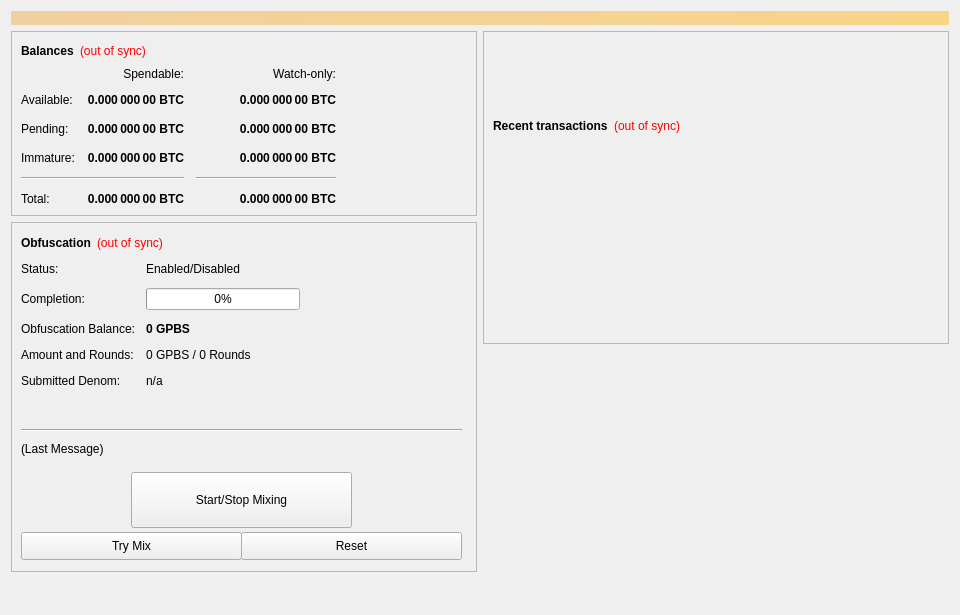
<?xml version="1.0" encoding="UTF-8"?>
<ui version="4.0">
 <class>OverviewPage</class>
 <widget class="QWidget" name="OverviewPage">
  <property name="geometry">
   <rect>
    <x>0</x>
    <y>0</y>
    <width>960</width>
    <height>615</height>
   </rect>
  </property>
  <property name="minimumSize">
   <size>
    <width>960</width>
    <height>0</height>
   </size>
  </property>
  <property name="windowTitle">
   <string>Form</string>
  </property>
  <layout class="QVBoxLayout" name="topLayout">
   <item>
    <widget class="QLabel" name="labelAlerts">
     <property name="visible">
      <bool>false</bool>
     </property>
     <property name="styleSheet">
      <string notr="true">background-color: qlineargradient(x1: 0, y1: 0, x2: 1, y2: 0, stop:0 #F0D0A0, stop:1 #F8D488); color:#000000;</string>
     </property>
     <property name="wordWrap">
      <bool>true</bool>
     </property>
     <property name="margin">
      <number>3</number>
     </property>
    </widget>
   </item>
   <item>
    <layout class="QHBoxLayout" name="horizontalLayout" stretch="1,1">
     <item>
      <layout class="QVBoxLayout" name="verticalLayout_2">
       <item>
        <widget class="QFrame" name="frame">
         <property name="frameShape">
          <enum>QFrame::StyledPanel</enum>
         </property>
         <property name="frameShadow">
          <enum>QFrame::Raised</enum>
         </property>
         <layout class="QVBoxLayout" name="verticalLayout_4">
          <item>
           <layout class="QHBoxLayout" name="horizontalLayout_4">
            <item>
             <widget class="QLabel" name="label_5">
              <property name="font">
               <font>
                <weight>75</weight>
                <bold>true</bold>
               </font>
              </property>
              <property name="text">
               <string>Balances</string>
              </property>
             </widget>
            </item>
            <item>
             <widget class="QLabel" name="labelWalletStatus">
              <property name="cursor">
               <cursorShape>WhatsThisCursor</cursorShape>
              </property>
              <property name="toolTip">
               <string>The displayed information may be out of date. Your wallet automatically synchronizes with the britishpound network after a connection is established, but this process has not completed yet.</string>
              </property>
              <property name="styleSheet">
               <string notr="true">QLabel { color: red; }</string>
              </property>
              <property name="text">
               <string notr="true">(out of sync)</string>
              </property>
              <property name="alignment">
               <set>Qt::AlignLeading|Qt::AlignLeft|Qt::AlignVCenter</set>
              </property>
             </widget>
            </item>
            <item>
             <spacer name="horizontalSpacer_3">
              <property name="orientation">
               <enum>Qt::Horizontal</enum>
              </property>
              <property name="sizeHint" stdset="0">
               <size>
                <width>40</width>
                <height>20</height>
               </size>
              </property>
             </spacer>
            </item>
           </layout>
          </item>
          <item>
           <layout class="QGridLayout" name="gridLayout">
            <property name="spacing">
             <number>12</number>
            </property>
            <item row="2" column="2">
             <widget class="QLabel" name="labelWatchPending">
              <property name="font">
               <font>
                <weight>75</weight>
                <bold>true</bold>
               </font>
              </property>
              <property name="cursor">
               <cursorShape>IBeamCursor</cursorShape>
              </property>
              <property name="toolTip">
               <string>Unconfirmed transactions to watch-only addresses</string>
              </property>
              <property name="text">
               <string notr="true">0.000 000 00 BTC</string>
              </property>
              <property name="alignment">
               <set>Qt::AlignRight|Qt::AlignTrailing|Qt::AlignVCenter</set>
              </property>
              <property name="textInteractionFlags">
               <set>Qt::LinksAccessibleByMouse|Qt::TextSelectableByKeyboard|Qt::TextSelectableByMouse</set>
              </property>
             </widget>
            </item>
            <item row="2" column="1">
             <widget class="QLabel" name="labelUnconfirmed">
              <property name="font">
               <font>
                <weight>75</weight>
                <bold>true</bold>
               </font>
              </property>
              <property name="cursor">
               <cursorShape>IBeamCursor</cursorShape>
              </property>
              <property name="toolTip">
               <string>Total of transactions that have yet to be confirmed, and do not yet count toward the spendable balance</string>
              </property>
              <property name="text">
               <string notr="true">0.000 000 00 BTC</string>
              </property>
              <property name="alignment">
               <set>Qt::AlignRight|Qt::AlignTrailing|Qt::AlignVCenter</set>
              </property>
              <property name="textInteractionFlags">
               <set>Qt::LinksAccessibleByMouse|Qt::TextSelectableByKeyboard|Qt::TextSelectableByMouse</set>
              </property>
             </widget>
            </item>
            <item row="3" column="2">
             <widget class="QLabel" name="labelWatchImmature">
              <property name="font">
               <font>
                <weight>75</weight>
                <bold>true</bold>
               </font>
              </property>
              <property name="cursor">
               <cursorShape>IBeamCursor</cursorShape>
              </property>
              <property name="toolTip">
               <string>Staked or masternode rewards in watch-only addresses that has not yet matured</string>
              </property>
              <property name="text">
               <string notr="true">0.000 000 00 BTC</string>
              </property>
              <property name="alignment">
               <set>Qt::AlignRight|Qt::AlignTrailing|Qt::AlignVCenter</set>
              </property>
              <property name="textInteractionFlags">
               <set>Qt::LinksAccessibleByMouse|Qt::TextSelectableByKeyboard|Qt::TextSelectableByMouse</set>
              </property>
             </widget>
            </item>
            <item row="4" column="0" colspan="2">
             <widget class="Line" name="lineSpendableBalance">
              <property name="orientation">
               <enum>Qt::Horizontal</enum>
              </property>
             </widget>
            </item>
            <item row="4" column="2">
             <widget class="Line" name="lineWatchBalance">
              <property name="sizePolicy">
               <sizepolicy hsizetype="Preferred" vsizetype="Fixed">
                <horstretch>0</horstretch>
                <verstretch>0</verstretch>
               </sizepolicy>
              </property>
              <property name="minimumSize">
               <size>
                <width>140</width>
                <height>0</height>
               </size>
              </property>
              <property name="orientation">
               <enum>Qt::Horizontal</enum>
              </property>
             </widget>
            </item>
            <item row="5" column="0">
             <widget class="QLabel" name="labelTotalText">
              <property name="text">
               <string>Total:</string>
              </property>
             </widget>
            </item>
            <item row="3" column="1">
             <widget class="QLabel" name="labelImmature">
              <property name="font">
               <font>
                <weight>75</weight>
                <bold>true</bold>
               </font>
              </property>
              <property name="cursor">
               <cursorShape>IBeamCursor</cursorShape>
              </property>
              <property name="toolTip">
               <string>Staked or masternode rewards that has not yet matured</string>
              </property>
              <property name="text">
               <string notr="true">0.000 000 00 BTC</string>
              </property>
              <property name="alignment">
               <set>Qt::AlignRight|Qt::AlignTrailing|Qt::AlignVCenter</set>
              </property>
              <property name="textInteractionFlags">
               <set>Qt::LinksAccessibleByMouse|Qt::TextSelectableByKeyboard|Qt::TextSelectableByMouse</set>
              </property>
             </widget>
            </item>
            <item row="2" column="3">
             <spacer name="horizontalSpacer_2">
              <property name="orientation">
               <enum>Qt::Horizontal</enum>
              </property>
              <property name="sizeHint" stdset="0">
               <size>
                <width>40</width>
                <height>20</height>
               </size>
              </property>
             </spacer>
            </item>
            <item row="3" column="0">
             <widget class="QLabel" name="labelImmatureText">
              <property name="text">
               <string>Immature:</string>
              </property>
             </widget>
            </item>
            <item row="5" column="1">
             <widget class="QLabel" name="labelTotal">
              <property name="font">
               <font>
                <weight>75</weight>
                <bold>true</bold>
               </font>
              </property>
              <property name="cursor">
               <cursorShape>IBeamCursor</cursorShape>
              </property>
              <property name="toolTip">
               <string>Your current total balance</string>
              </property>
              <property name="text">
               <string notr="true">0.000 000 00 BTC</string>
              </property>
              <property name="alignment">
               <set>Qt::AlignRight|Qt::AlignTrailing|Qt::AlignVCenter</set>
              </property>
              <property name="textInteractionFlags">
               <set>Qt::LinksAccessibleByMouse|Qt::TextSelectableByKeyboard|Qt::TextSelectableByMouse</set>
              </property>
             </widget>
            </item>
            <item row="5" column="2">
             <widget class="QLabel" name="labelWatchTotal">
              <property name="font">
               <font>
                <weight>75</weight>
                <bold>true</bold>
               </font>
              </property>
              <property name="cursor">
               <cursorShape>IBeamCursor</cursorShape>
              </property>
              <property name="toolTip">
               <string>Current total balance in watch-only addresses</string>
              </property>
              <property name="text">
               <string notr="true">0.000 000 00 BTC</string>
              </property>
              <property name="alignment">
               <set>Qt::AlignRight|Qt::AlignTrailing|Qt::AlignVCenter</set>
              </property>
              <property name="textInteractionFlags">
               <set>Qt::LinksAccessibleByMouse|Qt::TextSelectableByKeyboard|Qt::TextSelectableByMouse</set>
              </property>
             </widget>
            </item>
            <item row="0" column="2">
             <widget class="QLabel" name="labelWatchonly">
              <property name="text">
               <string>Watch-only:</string>
              </property>
              <property name="alignment">
               <set>Qt::AlignRight|Qt::AlignTrailing|Qt::AlignVCenter</set>
              </property>
             </widget>
            </item>
            <item row="1" column="0">
             <widget class="QLabel" name="labelBalanceText">
              <property name="text">
               <string>Available:</string>
              </property>
             </widget>
            </item>
            <item row="1" column="1">
             <widget class="QLabel" name="labelBalance">
              <property name="font">
               <font>
                <weight>75</weight>
                <bold>true</bold>
               </font>
              </property>
              <property name="cursor">
               <cursorShape>IBeamCursor</cursorShape>
              </property>
              <property name="toolTip">
               <string>Your current spendable balance</string>
              </property>
              <property name="text">
               <string notr="true">0.000 000 00 BTC</string>
              </property>
              <property name="alignment">
               <set>Qt::AlignRight|Qt::AlignTrailing|Qt::AlignVCenter</set>
              </property>
              <property name="textInteractionFlags">
               <set>Qt::LinksAccessibleByMouse|Qt::TextSelectableByKeyboard|Qt::TextSelectableByMouse</set>
              </property>
             </widget>
            </item>
            <item row="1" column="2">
             <widget class="QLabel" name="labelWatchAvailable">
              <property name="font">
               <font>
                <weight>75</weight>
                <bold>true</bold>
               </font>
              </property>
              <property name="cursor">
               <cursorShape>IBeamCursor</cursorShape>
              </property>
              <property name="toolTip">
               <string>Your current balance in watch-only addresses</string>
              </property>
              <property name="text">
               <string notr="true">0.000 000 00 BTC</string>
              </property>
              <property name="alignment">
               <set>Qt::AlignRight|Qt::AlignTrailing|Qt::AlignVCenter</set>
              </property>
              <property name="textInteractionFlags">
               <set>Qt::LinksAccessibleByMouse|Qt::TextSelectableByKeyboard|Qt::TextSelectableByMouse</set>
              </property>
             </widget>
            </item>
            <item row="2" column="0">
             <widget class="QLabel" name="labelPendingText">
              <property name="text">
               <string>Pending:</string>
              </property>
             </widget>
            </item>
            <item row="0" column="1">
             <widget class="QLabel" name="labelSpendable">
              <property name="text">
               <string>Spendable:</string>
              </property>
              <property name="alignment">
               <set>Qt::AlignRight|Qt::AlignTrailing|Qt::AlignVCenter</set>
              </property>
             </widget>
            </item>
           </layout>
          </item>
         </layout>
        </widget>
       </item>
       <item>
        <widget class="QFrame" name="frameObfuscation">
         <property name="minimumSize">
          <size>
           <width>0</width>
           <height>350</height>
          </size>
         </property>
         <property name="layoutDirection">
          <enum>Qt::LeftToRight</enum>
         </property>
         <property name="frameShape">
          <enum>QFrame::StyledPanel</enum>
         </property>
         <property name="frameShadow">
          <enum>QFrame::Raised</enum>
         </property>
         <widget class="QWidget" name="formLayoutWidget">
          <property name="geometry">
           <rect>
            <x>10</x>
            <y>40</y>
            <width>451</width>
            <height>161</height>
           </rect>
          </property>
          <layout class="QFormLayout" name="formLayout">
           <property name="fieldGrowthPolicy">
            <enum>QFormLayout::AllNonFixedFieldsGrow</enum>
           </property>
           <property name="horizontalSpacing">
            <number>11</number>
           </property>
           <property name="verticalSpacing">
            <number>12</number>
           </property>
           <item row="0" column="0">
            <widget class="QLabel" name="label_6">
             <property name="text">
              <string>Status:</string>
             </property>
            </widget>
           </item>
           <item row="1" column="0">
            <widget class="QLabel" name="label_7">
             <property name="text">
              <string>Completion:</string>
             </property>
            </widget>
           </item>
           <item row="1" column="1">
            <widget class="QProgressBar" name="obfuscationProgress">
             <property name="maximumSize">
              <size>
               <width>154</width>
               <height>16777215</height>
              </size>
             </property>
             <property name="value">
              <number>0</number>
             </property>
            </widget>
           </item>
           <item row="2" column="0">
            <widget class="QLabel" name="labelAnonymizedText">
             <property name="text">
              <string>Obfuscation Balance:</string>
             </property>
            </widget>
           </item>
           <item row="2" column="1">
            <widget class="QLabel" name="labelAnonymized">
             <property name="font">
              <font>
               <weight>75</weight>
               <bold>true</bold>
              </font>
             </property>
             <property name="text">
              <string notr="true">0 GPBS</string>
             </property>
            </widget>
           </item>
           <item row="3" column="0">
            <widget class="QLabel" name="label_8">
             <property name="text">
              <string>Amount and Rounds:</string>
             </property>
            </widget>
           </item>
           <item row="3" column="1">
            <widget class="QLabel" name="labelAmountRounds">
             <property name="text">
              <string>0 GPBS / 0 Rounds</string>
             </property>
            </widget>
           </item>
           <item row="4" column="0">
            <widget class="QLabel" name="label_9">
             <property name="text">
              <string>Submitted Denom:</string>
             </property>
            </widget>
           </item>
           <item row="4" column="1">
            <widget class="QLabel" name="labelSubmittedDenom">
             <property name="toolTip">
              <string>The denominations you submitted to the Masternode.&lt;br&gt;To mix, other users must submit the exact same denominations.</string>
             </property>
             <property name="text">
              <string>n/a</string>
             </property>
            </widget>
           </item>
           <item row="0" column="1">
            <widget class="QLabel" name="obfuscationEnabled">
             <property name="text">
              <string>Enabled/Disabled</string>
             </property>
            </widget>
           </item>
          </layout>
         </widget>
         <widget class="QPushButton" name="runAutoDenom">
          <property name="geometry">
           <rect>
            <x>251</x>
            <y>17</y>
            <width>1</width>
            <height>1</height>
           </rect>
          </property>
          <property name="palette">
           <palette>
            <active>
             <colorrole role="WindowText">
              <brush brushstyle="SolidPattern">
               <color alpha="255">
                <red>0</red>
                <green>0</green>
                <blue>0</blue>
               </color>
              </brush>
             </colorrole>
             <colorrole role="Button">
              <brush brushstyle="SolidPattern">
               <color alpha="255">
                <red>239</red>
                <green>238</green>
                <blue>238</blue>
               </color>
              </brush>
             </colorrole>
             <colorrole role="Light">
              <brush brushstyle="SolidPattern">
               <color alpha="255">
                <red>255</red>
                <green>255</green>
                <blue>255</blue>
               </color>
              </brush>
             </colorrole>
             <colorrole role="Midlight">
              <brush brushstyle="SolidPattern">
               <color alpha="255">
                <red>247</red>
                <green>246</green>
                <blue>246</blue>
               </color>
              </brush>
             </colorrole>
             <colorrole role="Dark">
              <brush brushstyle="SolidPattern">
               <color alpha="255">
                <red>119</red>
                <green>119</green>
                <blue>119</blue>
               </color>
              </brush>
             </colorrole>
             <colorrole role="Mid">
              <brush brushstyle="SolidPattern">
               <color alpha="255">
                <red>159</red>
                <green>159</green>
                <blue>159</blue>
               </color>
              </brush>
             </colorrole>
             <colorrole role="Text">
              <brush brushstyle="SolidPattern">
               <color alpha="255">
                <red>0</red>
                <green>0</green>
                <blue>0</blue>
               </color>
              </brush>
             </colorrole>
             <colorrole role="BrightText">
              <brush brushstyle="SolidPattern">
               <color alpha="255">
                <red>255</red>
                <green>255</green>
                <blue>255</blue>
               </color>
              </brush>
             </colorrole>
             <colorrole role="ButtonText">
              <brush brushstyle="SolidPattern">
               <color alpha="255">
                <red>0</red>
                <green>0</green>
                <blue>0</blue>
               </color>
              </brush>
             </colorrole>
             <colorrole role="Base">
              <brush brushstyle="SolidPattern">
               <color alpha="255">
                <red>255</red>
                <green>255</green>
                <blue>255</blue>
               </color>
              </brush>
             </colorrole>
             <colorrole role="Window">
              <brush brushstyle="SolidPattern">
               <color alpha="255">
                <red>239</red>
                <green>238</green>
                <blue>238</blue>
               </color>
              </brush>
             </colorrole>
             <colorrole role="Shadow">
              <brush brushstyle="SolidPattern">
               <color alpha="255">
                <red>0</red>
                <green>0</green>
                <blue>0</blue>
               </color>
              </brush>
             </colorrole>
             <colorrole role="AlternateBase">
              <brush brushstyle="SolidPattern">
               <color alpha="255">
                <red>247</red>
                <green>246</green>
                <blue>246</blue>
               </color>
              </brush>
             </colorrole>
             <colorrole role="ToolTipBase">
              <brush brushstyle="SolidPattern">
               <color alpha="255">
                <red>255</red>
                <green>255</green>
                <blue>220</blue>
               </color>
              </brush>
             </colorrole>
             <colorrole role="ToolTipText">
              <brush brushstyle="SolidPattern">
               <color alpha="255">
                <red>0</red>
                <green>0</green>
                <blue>0</blue>
               </color>
              </brush>
             </colorrole>
            </active>
            <inactive>
             <colorrole role="WindowText">
              <brush brushstyle="SolidPattern">
               <color alpha="255">
                <red>0</red>
                <green>0</green>
                <blue>0</blue>
               </color>
              </brush>
             </colorrole>
             <colorrole role="Button">
              <brush brushstyle="SolidPattern">
               <color alpha="255">
                <red>239</red>
                <green>238</green>
                <blue>238</blue>
               </color>
              </brush>
             </colorrole>
             <colorrole role="Light">
              <brush brushstyle="SolidPattern">
               <color alpha="255">
                <red>255</red>
                <green>255</green>
                <blue>255</blue>
               </color>
              </brush>
             </colorrole>
             <colorrole role="Midlight">
              <brush brushstyle="SolidPattern">
               <color alpha="255">
                <red>247</red>
                <green>246</green>
                <blue>246</blue>
               </color>
              </brush>
             </colorrole>
             <colorrole role="Dark">
              <brush brushstyle="SolidPattern">
               <color alpha="255">
                <red>119</red>
                <green>119</green>
                <blue>119</blue>
               </color>
              </brush>
             </colorrole>
             <colorrole role="Mid">
              <brush brushstyle="SolidPattern">
               <color alpha="255">
                <red>159</red>
                <green>159</green>
                <blue>159</blue>
               </color>
              </brush>
             </colorrole>
             <colorrole role="Text">
              <brush brushstyle="SolidPattern">
               <color alpha="255">
                <red>0</red>
                <green>0</green>
                <blue>0</blue>
               </color>
              </brush>
             </colorrole>
             <colorrole role="BrightText">
              <brush brushstyle="SolidPattern">
               <color alpha="255">
                <red>255</red>
                <green>255</green>
                <blue>255</blue>
               </color>
              </brush>
             </colorrole>
             <colorrole role="ButtonText">
              <brush brushstyle="SolidPattern">
               <color alpha="255">
                <red>0</red>
                <green>0</green>
                <blue>0</blue>
               </color>
              </brush>
             </colorrole>
             <colorrole role="Base">
              <brush brushstyle="SolidPattern">
               <color alpha="255">
                <red>255</red>
                <green>255</green>
                <blue>255</blue>
               </color>
              </brush>
             </colorrole>
             <colorrole role="Window">
              <brush brushstyle="SolidPattern">
               <color alpha="255">
                <red>239</red>
                <green>238</green>
                <blue>238</blue>
               </color>
              </brush>
             </colorrole>
             <colorrole role="Shadow">
              <brush brushstyle="SolidPattern">
               <color alpha="255">
                <red>0</red>
                <green>0</green>
                <blue>0</blue>
               </color>
              </brush>
             </colorrole>
             <colorrole role="AlternateBase">
              <brush brushstyle="SolidPattern">
               <color alpha="255">
                <red>247</red>
                <green>246</green>
                <blue>246</blue>
               </color>
              </brush>
             </colorrole>
             <colorrole role="ToolTipBase">
              <brush brushstyle="SolidPattern">
               <color alpha="255">
                <red>255</red>
                <green>255</green>
                <blue>220</blue>
               </color>
              </brush>
             </colorrole>
             <colorrole role="ToolTipText">
              <brush brushstyle="SolidPattern">
               <color alpha="255">
                <red>0</red>
                <green>0</green>
                <blue>0</blue>
               </color>
              </brush>
             </colorrole>
            </inactive>
            <disabled>
             <colorrole role="WindowText">
              <brush brushstyle="SolidPattern">
               <color alpha="255">
                <red>119</red>
                <green>119</green>
                <blue>119</blue>
               </color>
              </brush>
             </colorrole>
             <colorrole role="Button">
              <brush brushstyle="SolidPattern">
               <color alpha="255">
                <red>239</red>
                <green>238</green>
                <blue>238</blue>
               </color>
              </brush>
             </colorrole>
             <colorrole role="Light">
              <brush brushstyle="SolidPattern">
               <color alpha="255">
                <red>255</red>
                <green>255</green>
                <blue>255</blue>
               </color>
              </brush>
             </colorrole>
             <colorrole role="Midlight">
              <brush brushstyle="SolidPattern">
               <color alpha="255">
                <red>247</red>
                <green>246</green>
                <blue>246</blue>
               </color>
              </brush>
             </colorrole>
             <colorrole role="Dark">
              <brush brushstyle="SolidPattern">
               <color alpha="255">
                <red>119</red>
                <green>119</green>
                <blue>119</blue>
               </color>
              </brush>
             </colorrole>
             <colorrole role="Mid">
              <brush brushstyle="SolidPattern">
               <color alpha="255">
                <red>159</red>
                <green>159</green>
                <blue>159</blue>
               </color>
              </brush>
             </colorrole>
             <colorrole role="Text">
              <brush brushstyle="SolidPattern">
               <color alpha="255">
                <red>119</red>
                <green>119</green>
                <blue>119</blue>
               </color>
              </brush>
             </colorrole>
             <colorrole role="BrightText">
              <brush brushstyle="SolidPattern">
               <color alpha="255">
                <red>255</red>
                <green>255</green>
                <blue>255</blue>
               </color>
              </brush>
             </colorrole>
             <colorrole role="ButtonText">
              <brush brushstyle="SolidPattern">
               <color alpha="255">
                <red>119</red>
                <green>119</green>
                <blue>119</blue>
               </color>
              </brush>
             </colorrole>
             <colorrole role="Base">
              <brush brushstyle="SolidPattern">
               <color alpha="255">
                <red>239</red>
                <green>238</green>
                <blue>238</blue>
               </color>
              </brush>
             </colorrole>
             <colorrole role="Window">
              <brush brushstyle="SolidPattern">
               <color alpha="255">
                <red>239</red>
                <green>238</green>
                <blue>238</blue>
               </color>
              </brush>
             </colorrole>
             <colorrole role="Shadow">
              <brush brushstyle="SolidPattern">
               <color alpha="255">
                <red>0</red>
                <green>0</green>
                <blue>0</blue>
               </color>
              </brush>
             </colorrole>
             <colorrole role="AlternateBase">
              <brush brushstyle="SolidPattern">
               <color alpha="255">
                <red>239</red>
                <green>238</green>
                <blue>238</blue>
               </color>
              </brush>
             </colorrole>
             <colorrole role="ToolTipBase">
              <brush brushstyle="SolidPattern">
               <color alpha="255">
                <red>255</red>
                <green>255</green>
                <blue>220</blue>
               </color>
              </brush>
             </colorrole>
             <colorrole role="ToolTipText">
              <brush brushstyle="SolidPattern">
               <color alpha="255">
                <red>0</red>
                <green>0</green>
                <blue>0</blue>
               </color>
              </brush>
             </colorrole>
            </disabled>
           </palette>
          </property>
          <property name="focusPolicy">
           <enum>Qt::NoFocus</enum>
          </property>
          <property name="autoFillBackground">
           <bool>true</bool>
          </property>
          <property name="text">
           <string/>
          </property>
          <property name="flat">
           <bool>true</bool>
          </property>
         </widget>
         <widget class="QPushButton" name="toggleObfuscation">
          <property name="geometry">
           <rect>
            <x>120</x>
            <y>250</y>
            <width>221</width>
            <height>56</height>
           </rect>
          </property>
          <property name="sizePolicy">
           <sizepolicy hsizetype="MinimumExpanding" vsizetype="Fixed">
            <horstretch>0</horstretch>
            <verstretch>0</verstretch>
           </sizepolicy>
          </property>
          <property name="text">
           <string>Start/Stop Mixing</string>
          </property>
          <property name="icon">
           <iconset resource="../britishpound.qrc">
            <normaloff>:/icons/obfuscation</normaloff>:/icons/obfuscation</iconset>
          </property>
         </widget>
         <widget class="Line" name="lineLastMessage">
          <property name="geometry">
           <rect>
            <x>10</x>
            <y>200</y>
            <width>441</width>
            <height>16</height>
           </rect>
          </property>
          <property name="orientation">
           <enum>Qt::Horizontal</enum>
          </property>
         </widget>
         <widget class="QLabel" name="obfuscationStatus">
          <property name="geometry">
           <rect>
            <x>10</x>
            <y>220</y>
            <width>451</width>
            <height>61</height>
           </rect>
          </property>
          <property name="minimumSize">
           <size>
            <width>288</width>
            <height>43</height>
           </size>
          </property>
          <property name="text">
           <string>(Last Message)</string>
          </property>
          <property name="alignment">
           <set>Qt::AlignLeading|Qt::AlignLeft|Qt::AlignTop</set>
          </property>
          <property name="wordWrap">
           <bool>true</bool>
          </property>
         </widget>
         <widget class="QPushButton" name="obfuscationAuto">
          <property name="geometry">
           <rect>
            <x>10</x>
            <y>310</y>
            <width>221</width>
            <height>28</height>
           </rect>
          </property>
          <property name="sizePolicy">
           <sizepolicy hsizetype="MinimumExpanding" vsizetype="Fixed">
            <horstretch>0</horstretch>
            <verstretch>0</verstretch>
           </sizepolicy>
          </property>
          <property name="toolTip">
           <string>Try to manually submit a Obfuscation request.</string>
          </property>
          <property name="text">
           <string>Try Mix</string>
          </property>
         </widget>
         <widget class="QPushButton" name="obfuscationReset">
          <property name="geometry">
           <rect>
            <x>230</x>
            <y>310</y>
            <width>221</width>
            <height>28</height>
           </rect>
          </property>
          <property name="sizePolicy">
           <sizepolicy hsizetype="MinimumExpanding" vsizetype="Fixed">
            <horstretch>0</horstretch>
            <verstretch>0</verstretch>
           </sizepolicy>
          </property>
          <property name="toolTip">
           <string>Reset the current status of Obfuscation (can interrupt Obfuscation if it's in the process of Mixing, which can cost you money!)</string>
          </property>
          <property name="autoFillBackground">
           <bool>false</bool>
          </property>
          <property name="text">
           <string>Reset</string>
          </property>
         </widget>
         <widget class="QWidget" name="layoutWidget">
          <property name="geometry">
           <rect>
            <x>10</x>
            <y>10</y>
            <width>431</width>
            <height>22</height>
           </rect>
          </property>
          <layout class="QHBoxLayout" name="horizontalLayout_5">
           <item>
            <widget class="QLabel" name="label_2">
             <property name="font">
              <font>
               <weight>75</weight>
               <bold>true</bold>
              </font>
             </property>
             <property name="text">
              <string>Obfuscation</string>
             </property>
            </widget>
           </item>
           <item>
            <widget class="QLabel" name="labelObfuscationSyncStatus">
             <property name="toolTip">
              <string>The displayed information may be out of date. Your wallet automatically synchronizes with the britishpound network after a connection is established, but this process has not completed yet.</string>
             </property>
             <property name="styleSheet">
              <string notr="true">QLabel { color: red; }</string>
             </property>
             <property name="text">
              <string notr="true">(out of sync)</string>
             </property>
             <property name="alignment">
              <set>Qt::AlignLeading|Qt::AlignLeft|Qt::AlignVCenter</set>
             </property>
            </widget>
           </item>
           <item>
            <spacer name="horizontalSpacer_4">
             <property name="orientation">
              <enum>Qt::Horizontal</enum>
             </property>
             <property name="sizeHint" stdset="0">
              <size>
               <width>40</width>
               <height>20</height>
              </size>
             </property>
            </spacer>
           </item>
          </layout>
         </widget>
        </widget>
       </item>
       <item>
        <spacer name="verticalSpacer">
         <property name="orientation">
          <enum>Qt::Vertical</enum>
         </property>
         <property name="sizeHint" stdset="0">
          <size>
           <width>20</width>
           <height>40</height>
          </size>
         </property>
        </spacer>
       </item>
      </layout>
     </item>
     <item>
      <layout class="QVBoxLayout" name="verticalLayout_3">
       <item>
        <widget class="QFrame" name="frame_2">
         <property name="frameShape">
          <enum>QFrame::StyledPanel</enum>
         </property>
         <property name="frameShadow">
          <enum>QFrame::Raised</enum>
         </property>
         <layout class="QVBoxLayout" name="verticalLayout">
          <item>
           <spacer name="verticalSpacer_3">
            <property name="orientation">
             <enum>Qt::Vertical</enum>
            </property>
            <property name="sizeType">
             <enum>QSizePolicy::Fixed</enum>
            </property>
            <property name="sizeHint" stdset="0">
             <size>
              <width>20</width>
              <height>75</height>
             </size>
            </property>
           </spacer>
          </item>
          <item>
           <layout class="QHBoxLayout" name="horizontalLayout_2">
            <item>
             <widget class="QLabel" name="label_4">
              <property name="font">
               <font>
                <weight>75</weight>
                <bold>true</bold>
               </font>
              </property>
              <property name="text">
               <string>Recent transactions</string>
              </property>
             </widget>
            </item>
            <item>
             <widget class="QLabel" name="labelTransactionsStatus">
              <property name="cursor">
               <cursorShape>WhatsThisCursor</cursorShape>
              </property>
              <property name="toolTip">
               <string>The displayed information may be out of date. Your wallet automatically synchronizes with the britishpound network after a connection is established, but this process has not completed yet.</string>
              </property>
              <property name="styleSheet">
               <string notr="true">QLabel { color: red; }</string>
              </property>
              <property name="text">
               <string notr="true">(out of sync)</string>
              </property>
              <property name="alignment">
               <set>Qt::AlignRight|Qt::AlignTrailing|Qt::AlignVCenter</set>
              </property>
             </widget>
            </item>
            <item>
             <spacer name="horizontalSpacer">
              <property name="orientation">
               <enum>Qt::Horizontal</enum>
              </property>
              <property name="sizeHint" stdset="0">
               <size>
                <width>40</width>
                <height>20</height>
               </size>
              </property>
             </spacer>
            </item>
           </layout>
          </item>
          <item>
           <widget class="QListView" name="listTransactions">
            <property name="styleSheet">
             <string notr="true">QListView { background: transparent; }</string>
            </property>
            <property name="frameShape">
             <enum>QFrame::NoFrame</enum>
            </property>
            <property name="verticalScrollBarPolicy">
             <enum>Qt::ScrollBarAlwaysOff</enum>
            </property>
            <property name="horizontalScrollBarPolicy">
             <enum>Qt::ScrollBarAlwaysOff</enum>
            </property>
            <property name="selectionMode">
             <enum>QAbstractItemView::NoSelection</enum>
            </property>
           </widget>
          </item>
         </layout>
        </widget>
       </item>
       <item>
        <spacer name="verticalSpacer_2">
         <property name="orientation">
          <enum>Qt::Vertical</enum>
         </property>
         <property name="sizeType">
          <enum>QSizePolicy::Expanding</enum>
         </property>
         <property name="sizeHint" stdset="0">
          <size>
           <width>20</width>
           <height>40</height>
          </size>
         </property>
        </spacer>
       </item>
      </layout>
     </item>
    </layout>
   </item>
  </layout>
 </widget>
 <resources/>
 <connections/>
</ui>
